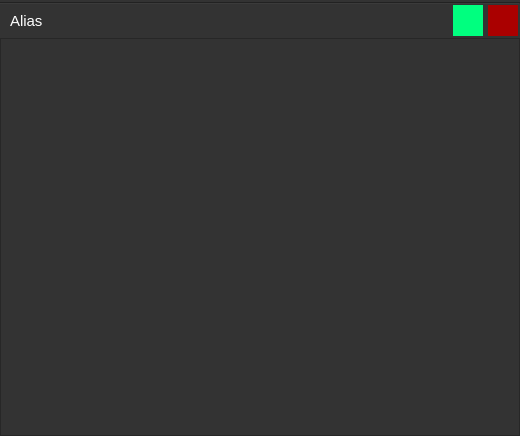
<?xml version="1.0" encoding="UTF-8"?>
<ui version="4.0">
 <class>wVideo</class>
 <widget class="QWidget" name="wVideo">
  <property name="geometry">
   <rect>
    <x>0</x>
    <y>0</y>
    <width>520</width>
    <height>436</height>
   </rect>
  </property>
  <property name="styleSheet">
   <string notr="true">background : #333333;</string>
  </property>
  <layout class="QVBoxLayout" name="verticalLayout">
   <property name="spacing">
    <number>0</number>
   </property>
   <property name="leftMargin">
    <number>0</number>
   </property>
   <property name="topMargin">
    <number>0</number>
   </property>
   <property name="rightMargin">
    <number>0</number>
   </property>
   <property name="bottomMargin">
    <number>0</number>
   </property>
   <item>
    <widget class="QFrame" name="frmControlPanel">
     <property name="maximumSize">
      <size>
       <width>16777215</width>
       <height>38</height>
      </size>
     </property>
     <property name="frameShadow">
      <enum>QFrame::Raised</enum>
     </property>
     <layout class="QVBoxLayout" name="verticalLayout_2">
      <property name="spacing">
       <number>0</number>
      </property>
      <property name="leftMargin">
       <number>0</number>
      </property>
      <property name="topMargin">
       <number>2</number>
      </property>
      <property name="rightMargin">
       <number>0</number>
      </property>
      <property name="bottomMargin">
       <number>2</number>
      </property>
      <item>
       <widget class="Line" name="line">
        <property name="orientation">
         <enum>Qt::Horizontal</enum>
        </property>
       </widget>
      </item>
      <item>
       <layout class="QHBoxLayout" name="loUp">
        <property name="rightMargin">
         <number>0</number>
        </property>
        <item>
         <widget class="QFrame" name="frame">
          <layout class="QHBoxLayout" name="horizontalLayout">
           <property name="spacing">
            <number>0</number>
           </property>
           <property name="leftMargin">
            <number>10</number>
           </property>
           <property name="topMargin">
            <number>0</number>
           </property>
           <property name="rightMargin">
            <number>0</number>
           </property>
           <property name="bottomMargin">
            <number>0</number>
           </property>
           <item>
            <widget class="QLabel" name="lblAlias">
             <property name="font">
              <font>
               <pointsize>11</pointsize>
               <weight>50</weight>
               <bold>false</bold>
              </font>
             </property>
             <property name="styleSheet">
              <string notr="true">color : white;</string>
             </property>
             <property name="text">
              <string>Alias</string>
             </property>
            </widget>
           </item>
          </layout>
         </widget>
        </item>
        <item>
         <widget class="QWidget" name="wControlPanel" native="true">
          <property name="maximumSize">
           <size>
            <width>67</width>
            <height>16777215</height>
           </size>
          </property>
          <layout class="QHBoxLayout" name="horizontalLayout_2">
           <property name="spacing">
            <number>5</number>
           </property>
           <property name="leftMargin">
            <number>0</number>
           </property>
           <property name="topMargin">
            <number>0</number>
           </property>
           <property name="rightMargin">
            <number>2</number>
           </property>
           <property name="bottomMargin">
            <number>0</number>
           </property>
           <item>
            <widget class="PicButton" name="btnResume" native="true">
             <property name="styleSheet">
              <string notr="true">background-color: rgb(0, 255, 127);</string>
             </property>
            </widget>
           </item>
           <item>
            <widget class="PicButton" name="btnRecord" native="true">
             <property name="styleSheet">
              <string notr="true">background-color: rgb(170, 0, 0);</string>
             </property>
            </widget>
           </item>
          </layout>
         </widget>
        </item>
       </layout>
      </item>
     </layout>
    </widget>
   </item>
   <item>
    <widget class="QFrame" name="frmVideo">
     <property name="frameShape">
      <enum>QFrame::StyledPanel</enum>
     </property>
     <property name="frameShadow">
      <enum>QFrame::Raised</enum>
     </property>
    </widget>
   </item>
  </layout>
 </widget>
 <customwidgets>
  <customwidget>
   <class>PicButton</class>
   <extends>QWidget</extends>
   <header>picbutton.h</header>
   <container>1</container>
  </customwidget>
 </customwidgets>
 <resources/>
 <connections/>
</ui>
